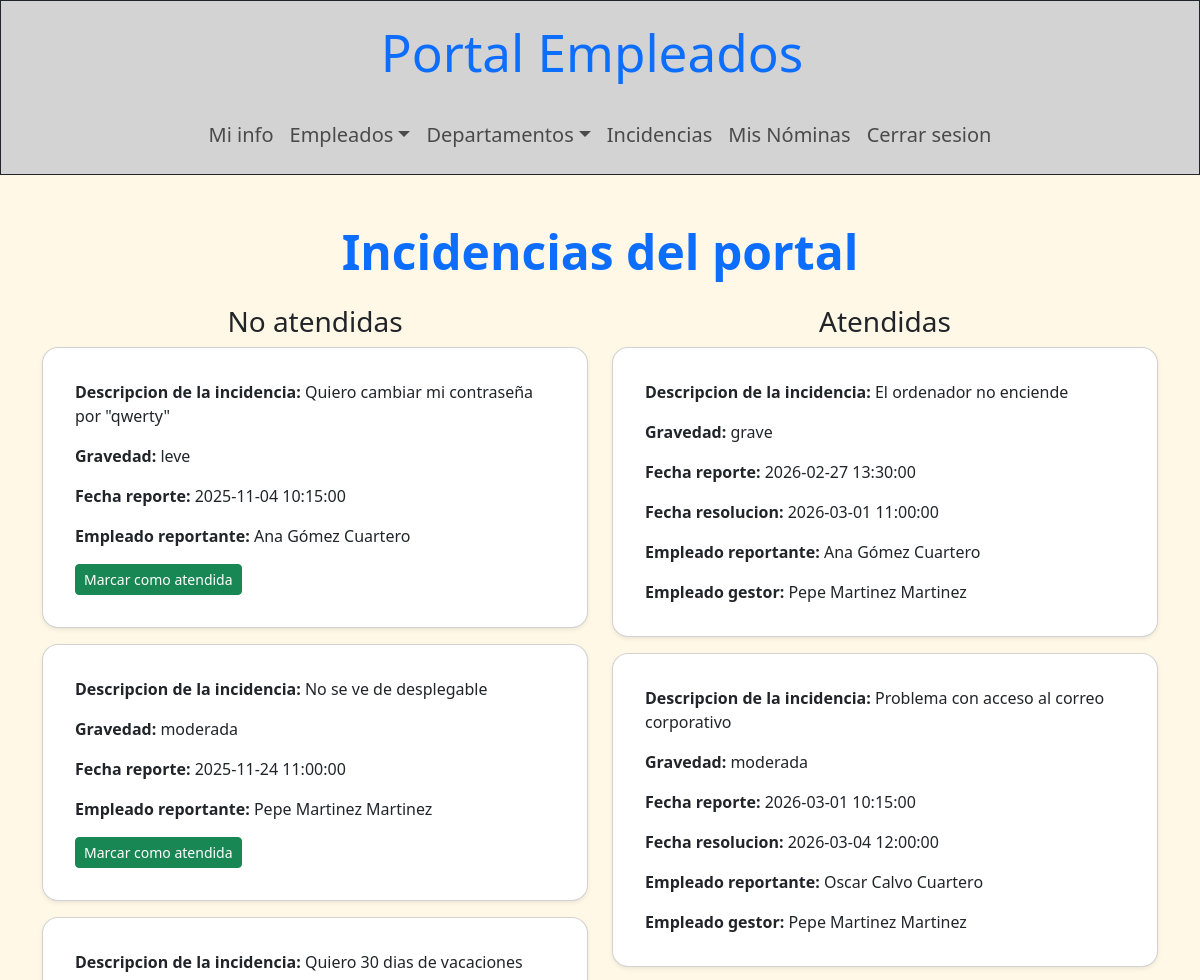
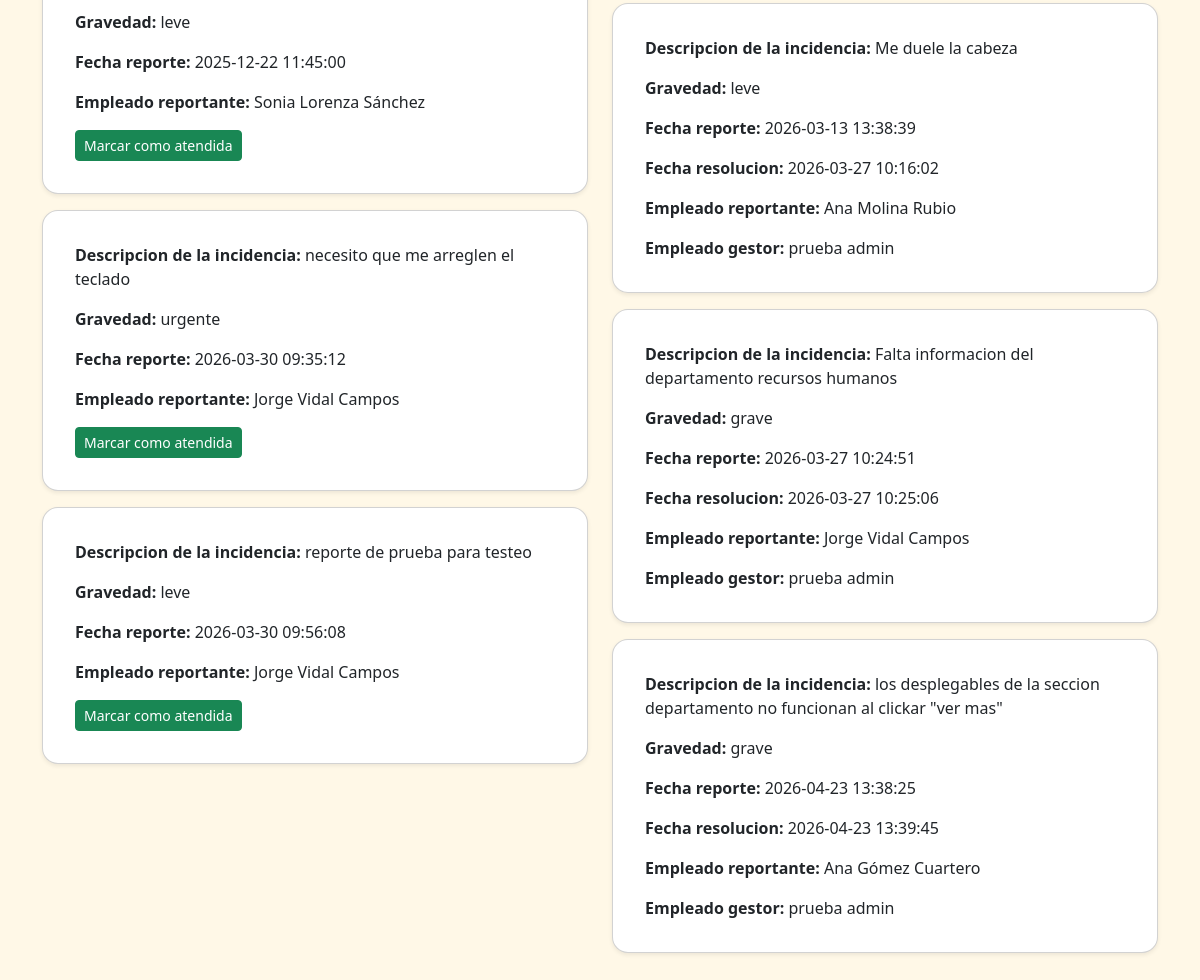
Screenshot of /portalEmpleo/front/paginas/ver_incidencias.php (signed in) with the database file from the repository (2 pictures, top to bottom).
### tables this page shows
CREATE TABLE `incidencias` (
  `cod_incidencia` int(11) NOT NULL,
  `cod_empleado_reportante` int(11) NOT NULL,
  `cod_empleado_gestor` int(11) DEFAULT NULL,
  `descripcion` text NOT NULL,
  `gravedad` enum('leve','moderada','grave','urgente') DEFAULT 'grave',
  `atendida` tinyint(1) NOT NULL DEFAULT 0,
  `fecha_creacion` datetime NOT NULL,
  `fecha_resolucion` datetime DEFAULT NULL
);

CREATE TABLE `empleados` (
  `cod_empleado` int(11) NOT NULL,
  `dni` varchar(9) NOT NULL,
  `nombre` varchar(50) NOT NULL,
  `apellidos` varchar(80) NOT NULL,
  `telefono_personal` varchar(20) NOT NULL,
  `gmail_contacto` varchar(50) NOT NULL,
  `gmail_empresarial` varchar(50) NOT NULL,
  `puesto` varchar(50) NOT NULL,
  `estado` enum('activo','de baja','despedido') DEFAULT 'activo',
  `rol` enum('normal','jefe','admin') DEFAULT 'admin',
  `password_hash` varchar(255) NOT NULL,
  `foto` varchar(70) DEFAULT NULL,
  `cod_departamento` int(11) DEFAULT NULL
);

### portalEmpleo/back/auth/sesion.php (called while the page is built, shortened)
<?php
    $id_sesion_usuario = $_SESSION['id_usuario'];
?>

### portalEmpleo/front/paginas/ver_incidencias.php (the view, shortened to what this page needs)
<!DOCTYPE html>
<html lang="es">
<head>
    <link rel="stylesheet" href="../css/bootstrap.min.css">
</head>
<body class='fondo-web'>
    <?php
        try {
            require_once("../../back/auth/sesion.php");
            require("plantillas/barras_nav.php");
        } catch (\Throwable $th) {
            echo "No se pudo acceder a los archivos auxiliares";
        }
        try {
            $conexion = mysqli_connect($servidor, $usuario, $contra, $bbdd);
            mysqli_set_charset($conexion, "utf8mb4");
            $consulta = mysqli_query($conexion, "SELECT * FROM empleados WHERE cod_empleado = ".$id_sesion_usuario);
            $usuario = mysqli_fetch_array($consulta);
echo "<header>";
                if ($usuario['rol'] == "admin") {
                    echo $barra_admin;
                } else if ($usuario['rol'] == "jefe") {
                    echo $barra_jefe;
                } else if ($usuario['rol'] == "normal") {
                    echo $barra_normal;
                }
echo "</header>";
echo "<main>";
            echo "<h2 class='text-center mt-5 mb-4 titulo-mediano fw-bold'>Incidencias del portal</h2>";
            echo "<div class='container'>";
                echo "<div class='row'>";
                $consulta2 = mysqli_query($conexion, "SELECT incidencias.*, empleados.nombre AS reporte_nombre, empleados.apellidos AS reporte_apellidos
                FROM incidencias LEFT JOIN empleados ON incidencias.cod_empleado_reportante = empleados.cod_empleado WHERE incidencias.atendida = 0");
            echo "<div class='container-fluid col-12 col-md-6 mb-4'>";
                echo "<h3 class='text-center'>No atendidas</h3>";
                while ($no_atendidas = mysqli_fetch_array($consulta2)) {
                    echo "<div class='card mb-3 shadow-sm rounded-4 p-3'>";
                        echo "<section class='card-body'>";
                            echo "<p class='card-text'><strong>Descripcion de la incidencia: </strong>". $no_atendidas['descripcion']."</p>";
                            echo "<p class='card-text'><strong>Gravedad: </strong>". $no_atendidas['gravedad']."</p>";
                            echo "<p class='card-text'><strong>Fecha reporte: </strong>". $no_atendidas['fecha_creacion']."</p>";
                            echo "<p class='card-text'><strong>Empleado reportante: </strong>". $no_atendidas['reporte_nombre']." ".$no_atendidas['reporte_apellidos']."</p>";
                            echo "<button type='button' class='btnOpciones btn-sm btn btn-success'>Marcar como atendida</button>
                            <div class='panel-opciones' hidden>
                                <p class='text-aviso fw-bold'>Se cambiara esta incidencia a atendidas, ¿Esta seguro?</p>
                                <a href='../../back/acciones/marcar_incidencia.php?cod_incidencia=".$no_atendidas['cod_incidencia']."&empleado_gestor=".$id_sesion_usuario."'
                                class='btn btn-primary'>Si</a>
                                <button type='button' class='cancelarOpciones btn btn-danger'>No</button>
                            </div>";
                        echo "</section>";
                    echo "</div>";
                }
            echo "</div>";
                $consulta3 = mysqli_query($conexion, "SELECT incidencias.*, er.nombre AS reporte_nombre, er.apellidos AS reporte_apellidos,
                eg.nombre AS gestor_nombre, eg.apellidos AS gestor_apellidos
                FROM incidencias LEFT JOIN empleados er ON incidencias.cod_empleado_reportante = er.cod_empleado
                LEFT JOIN empleados eg ON incidencias.cod_empleado_gestor = eg.cod_empleado
                WHERE incidencias.atendida = 1");
                echo "<div class='container-fluid col-12 col-md-6 mb-4'>";
                    echo "<h3 class='text-center'>Atendidas</h3>";
                while ($atendidas = mysqli_fetch_array($consulta3)) {
                    echo "<div class='card mb-3 shadow-sm rounded-4 p-3'>";
                        echo "<section class='card-body'>";
                            echo "<p class='card-text'><strong>Descripcion de la incidencia: </strong>". $atendidas['descripcion']."</p>";
                            echo "<p class='card-text'><strong>Gravedad: </strong>". $atendidas['gravedad']."</p>";
                            echo "<p class='card-text'><strong>Fecha reporte: </strong>". $atendidas['fecha_creacion']."</p>";
                            echo "<p class='card-text'><strong>Fecha resolucion: </strong>". $atendidas['fecha_resolucion']."</p>";
                            echo "<p class='card-text'><strong>Empleado reportante: </strong>". $atendidas['reporte_nombre']." ".$atendidas['reporte_apellidos']."</p>";
                            echo "<p class='card-text'><strong>Empleado gestor: </strong>". $atendidas['gestor_nombre']." ".$atendidas['gestor_apellidos']."</p>";
                        echo "</section>";
                    echo "</div>";
                }
                echo "</div>";
            echo "</div>";
        echo "</div>";
echo "</main>";
        } catch (mysqli_sql_exception $sql) {
            echo "No se pudo acceder a la bbdd: $sql";
        }
    ?>
</body>
</html>

### rows the page displays
incidencias: descripcion "Quiero cambiar mi contraseña por \"qwerty\"", gravedad "leve", fecha_creacion "2025-11-04 10:15:00", cod_empleado_reportante.nombre "Ana", cod_empleado_reportante.apellidos "Gómez Cuartero"
incidencias: descripcion "No se ve de desplegable", gravedad "moderada", fecha_creacion "2025-11-24 11:00:00", cod_empleado_reportante.nombre "Pepe", cod_empleado_reportante.apellidos "Martinez Martinez"
incidencias: descripcion "Quiero 30 dias de vacaciones", gravedad "leve", fecha_creacion "2025-12-22 11:45:00", cod_empleado_reportante.nombre "Sonia", cod_empleado_reportante.apellidos "Lorenza Sánchez"
incidencias: descripcion "necesito que me arreglen el teclado", gravedad "urgente", fecha_creacion "2026-03-30 09:35:12", cod_empleado_reportante.nombre "Jorge", cod_empleado_reportante.apellidos "Vidal Campos"
incidencias: descripcion "reporte de prueba para testeo", gravedad "leve", fecha_creacion "2026-03-30 09:56:08", cod_empleado_reportante.nombre "Jorge", cod_empleado_reportante.apellidos "Vidal Campos"
incidencias: descripcion "El ordenador no enciende", gravedad "grave", fecha_creacion "2026-02-27 13:30:00", fecha_resolucion "2026-03-01 11:00:00", cod_empleado_reportante.nombre "Ana", cod_empleado_reportante.apellidos "Gómez Cuartero", cod_empleado_gestor.nombre "Pepe", cod_empleado_gestor.apellidos "Martinez Martinez"
incidencias: descripcion "Problema con acceso al correo corporativo", gravedad "moderada", fecha_creacion "2026-03-01 10:15:00", fecha_resolucion "2026-03-04 12:00:00", cod_empleado_reportante.nombre "Oscar", cod_empleado_reportante.apellidos "Calvo Cuartero", cod_empleado_gestor.nombre "Pepe", cod_empleado_gestor.apellidos "Martinez Martinez"
incidencias: descripcion "Me duele la cabeza", gravedad "leve", fecha_creacion "2026-03-13 13:38:39", fecha_resolucion "2026-03-27 10:16:02", cod_empleado_reportante.nombre "Ana", cod_empleado_reportante.apellidos "Molina Rubio", cod_empleado_gestor.nombre "prueba", cod_empleado_gestor.apellidos "admin"
incidencias: descripcion "Falta informacion del departamento recursos humanos", gravedad "grave", fecha_creacion "2026-03-27 10:24:51", fecha_resolucion "2026-03-27 10:25:06", cod_empleado_reportante.nombre "Jorge", cod_empleado_reportante.apellidos "Vidal Campos", cod_empleado_gestor.nombre "prueba", cod_empleado_gestor.apellidos "admin"
incidencias: descripcion "los desplegables de la seccion departamento no funcionan al clickar \"ver mas\"", gravedad "grave", fecha_creacion "2026-04-23 13:38:25", fecha_resolucion "2026-04-23 13:39:45", cod_empleado_reportante.nombre "Ana", cod_empleado_reportante.apellidos "Gómez Cuartero", cod_empleado_gestor.nombre "prueba", cod_empleado_gestor.apellidos "admin"
